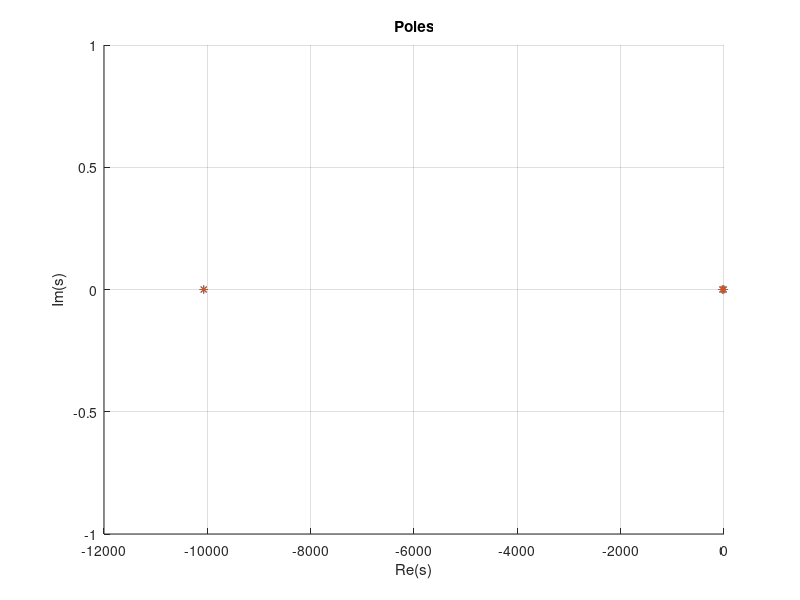
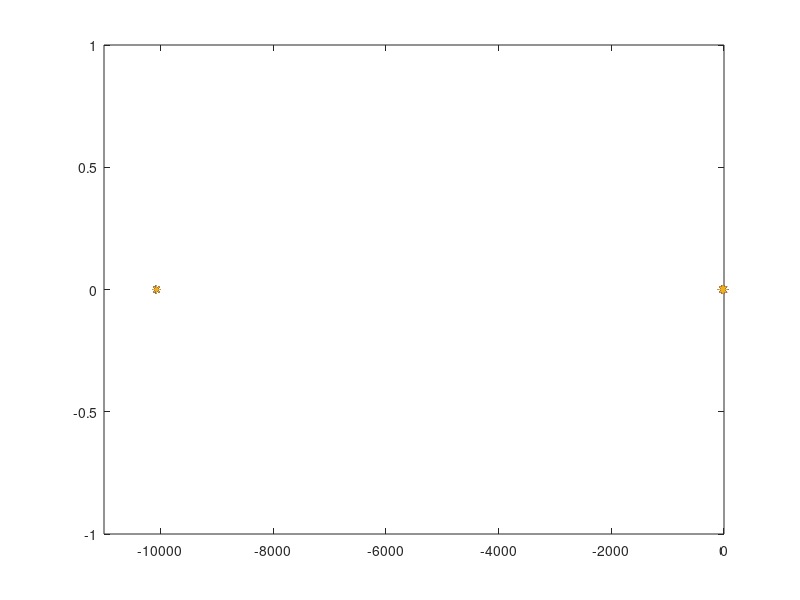
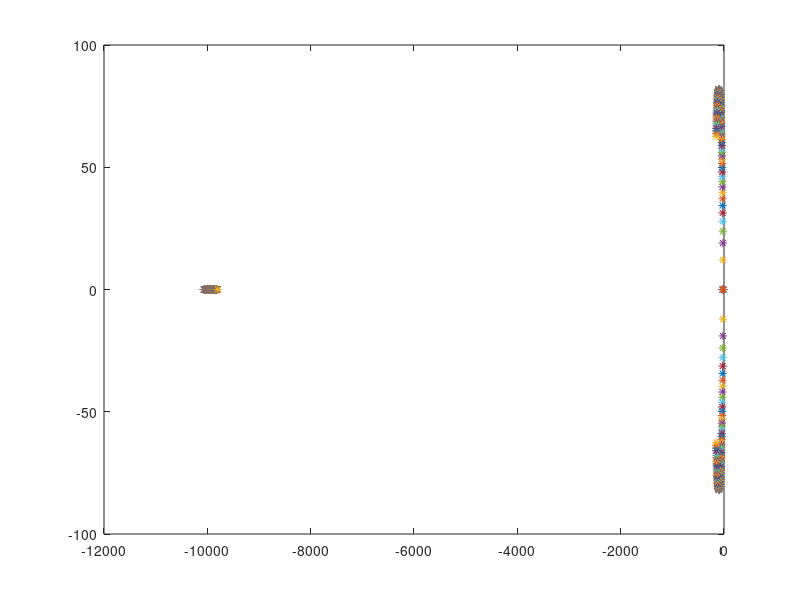
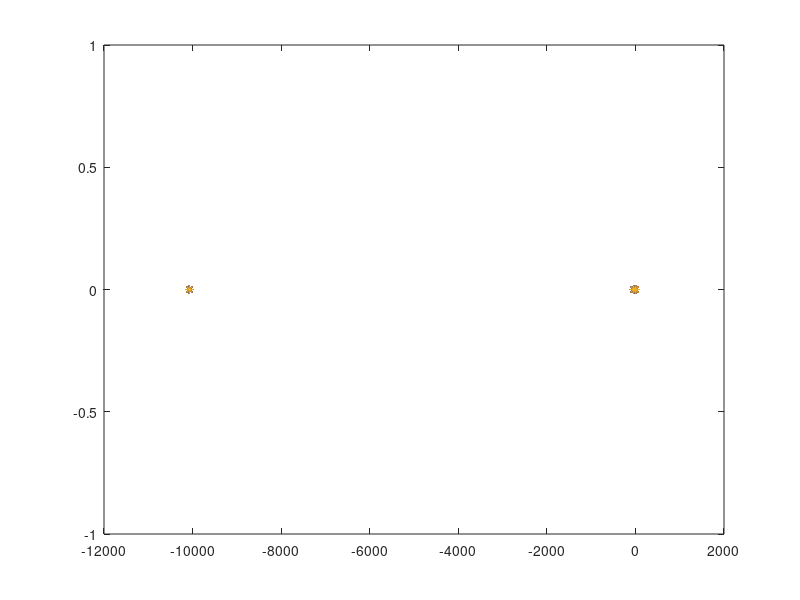

MATLAB code for these plots, in order:
%% Experiment 2
% William Watkins
% 16 January 2022

%% Clean up
clear all
close all
clc

%% Constants/Properties
Jconv = 1/0.00034171718982094; %[g*cm^2 / lb*in^2]
Jc = 1*10^-7; % [kg*m^2 / g*cm^2]
Rm = 19.2;      % [Ohms]
Lm = 0.0019;    % [Henrys]
Ktau = 40.1*10^-3;  % [Nm/A]
Kb = 1/238 / (2*pi/60); % [V/(rad/s)]
rBig = 2.51; % [in]
rSmall = 0.79; % [in]
Ngearhead = 10;
Ngears = rBig/rSmall;
Jm = 12.5 * Jc; % [kg*m^2]
Jgearhead = 0.6 * Jc; % [kg*m^2]
N = Ngearhead * Ngears;

%% Computing Moments
Jtm = Jm; % [kg*m^2]
rhoAl = 0.097; % [lb/in^2]
h = 0.199; % [in]
wBeam = 0.504; % [in]
dBeam = 10; % [in]
sSquare = 1.75; % [in]
Vsq = sSquare^2 * h; % [in^3]
Vbeam = h * wBeam * dBeam; % [in^3]
mSquare = Vsq * rhoAl; % [lb]
mBeam = Vbeam * rhoAl; % [lb]
Jbeam = (1/12) * mBeam * (dBeam^2 + wBeam^2); % [lb*in^2]
Jsquare = (1/12) * mSquare * 2 * sSquare^2; % [lb*in^2]
z = dBeam/2 + sSquare/2; % [in]
JPA = Jbeam + mBeam*z^2; % [lb*in^2]
Jl = JPA + Jsquare; % [lb*in^2]
Jl = Jl * Jconv * Jc; % [kg*m^2]
Jeq = Jl + N^2 * Jtm; % [kg*m^2]

%% System Coefficients
s3 = (Jeq/(N*Ktau))*Lm;
s2 = (Jeq/(N*Ktau))*Rm;
s1 = N*Kb;
Gd = -0.1;
Gp = -10;

%% Problem 1
pole1 = 0;
pole2 = (-(Jeq*Rm/(N*Ktau)) + sqrt((Jeq*Rm/(N*Ktau))^2 - 4*(Jeq*Lm/(N*Ktau))*(N*Kb)))/(2*Jeq*Lm/(N*Ktau));
pole3 = (-(Jeq*Rm/(N*Ktau)) - sqrt((Jeq*Rm/(N*Ktau))^2 - 4*(Jeq*Lm/(N*Ktau))*(N*Kb)))/(2*Jeq*Lm/(N*Ktau));

figure('Position', [200 200 1000 800]);
hold on;
grid on;
plot([pole1 pole2 pole3], [0 0 0], '*');
title('Poles');
xlabel('Re(s)');
ylabel('Im(s)');

%% Problem 2
p = [Jeq*Lm/(N*Ktau) (Jeq*Rm/(N*Ktau)) N*Kb-Gd -Gp];
r = roots(p);
plot(r, [0 0 0], '*');

%% Problem 3
g = 0:0.01:1;
pg = [Jeq*Lm/(N*Ktau) (Jeq*Rm/(N*Ktau)) N*Kb-g(1)*Gd -g(1)*Gp];
rg(:,1) = roots(pg(1,:));
for i = 2:length(g)
    pg(i,:) = [Jeq*Lm/(N*Ktau) (Jeq*Rm/(N*Ktau)) N*Kb-g(i)*Gd -g(i)*Gp];
    rg(:,i) = roots(pg(i,:));
end
reax = zeros(3,101);

figure('Position', [200 200 1000 800]);
% roots are all real, so can just plot on Real axis
plot(rg,reax,'*','MarkerFaceColor',[0 0.447 0.741])
% set(gca, 'XScale', 'log');
xlim([-11000 0])

%% Problem 4
g4 = 0:1:100;
pg4 = [Jeq*Lm/(N*Ktau) (Jeq*Rm/(N*Ktau)) N*Kb-g4(1)*Gd -g4(1)*Gp];
rg4(:,1) = roots(pg4(1,:));
for i = 2:length(g4)
    pg4(i,:) = [Jeq*Lm/(N*Ktau) (Jeq*Rm/(N*Ktau)) N*Kb-g4(i)*Gd -g4(i)*Gp];
    rg4(:,i) = roots(pg4(i,:));
end

figure('Position', [200 200 1000 800]);
plot(rg4,'*','MarkerFaceColor',[0 0.447 0.741])

% Still need to figure out how to scale properly

%% Problem 5
g5 = 0:-0.01:-1;
pg5 = [Jeq*Lm/(N*Ktau) (Jeq*Rm/(N*Ktau)) N*Kb-g5(1)*Gd -g5(1)*Gp];
rg5(:,1) = roots(pg5(1,:));
for i = 2:length(g5)
    pg5(i,:) = [Jeq*Lm/(N*Ktau) (Jeq*Rm/(N*Ktau)) N*Kb-g5(i)*Gd -g5(i)*Gp];
    rg5(:,i) = roots(pg5(i,:));
end

figure('Position', [200 200 1000 800]);
plot(rg5,reax,'*','MarkerFaceColor',[0 0.447 0.741])

%% Problem 6
